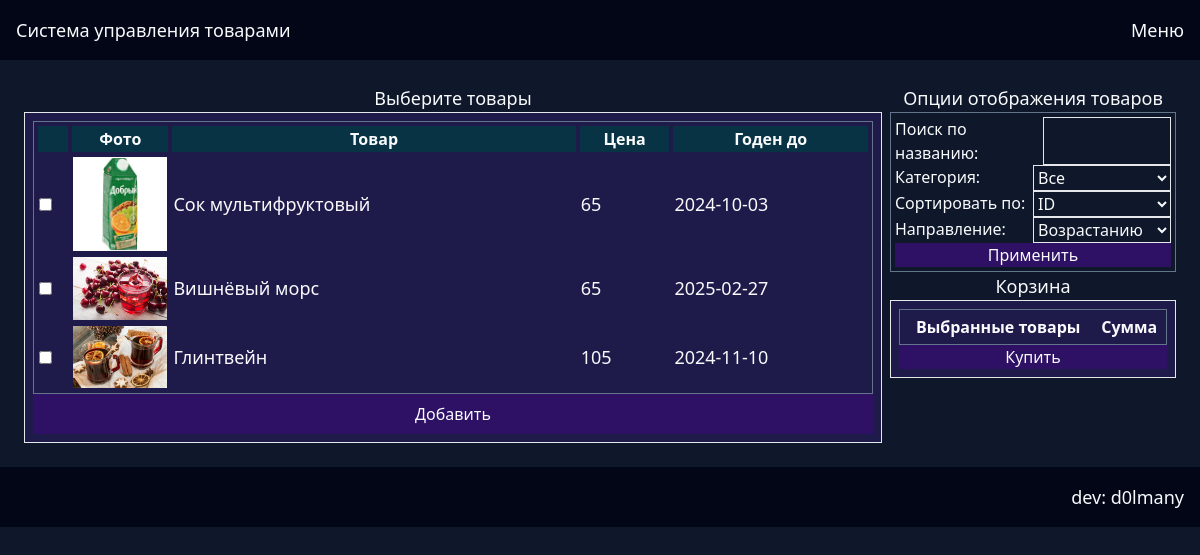
The page /SMP/cart.php?category=4 on the database its author committed.
### tables this page shows
CREATE TABLE `products` (
  `id` int NOT NULL,
  `name` varchar(60) NOT NULL,
  `id_category` int NOT NULL,
  `price` double NOT NULL,
  `quantity` int NOT NULL,
  `ex_date` date NOT NULL
);

### SMP/connect.php (the view, shortened to what this page needs)
<?php
echo "<script src='https://cdn.tailwindcss.com'></script>";
$req=0; $dbname="fpyzvpbd_m1";
switch($req){
    case 0:
        $server="MySQL-8.0"; $user="root"; $pass="";
        break;
}
try{
    $pdo = new PDO("mysql:host=$server;dbname=$dbname;charset=utf8",$user,$pass);
    $pdo->setAttribute(PDO::ATTR_ERRMODE, PDO::ERRMODE_EXCEPTION);
}
catch(PDOException $e){
    echo "Ошибка подключения: ".$e->getMessage();
}
function showtab1($tn, $categoryFilter = null, $orderBy = null, $orderDirection = 'ASC', $search = null) {
    global $pdo;
    list($sql, $params) = buildSql($tn, $categoryFilter, $orderBy, $orderDirection, $search);
    $stmt = $pdo->prepare($sql);
    $stmt->execute($params);
    $ware = $stmt->fetchAll(PDO::FETCH_NUM);
    foreach ($ware as $row) {
        echo '<tr class="hover:bg-cyan-700 transition duration-150 text-lg">';
        echo "<td><input type='checkbox' name='cart_id[]' value='".$row[0]."'></td>";
        if ($tn == "products") {
            $path = "img" . DIRECTORY_SEPARATOR . $row[0] . ".png";
            echo "<td class='w-24'><img src='$path' alt='$row[0]'></td>";
        }
        for ($i = 1; $i < count($row); $i++) {
            echo '<td>' . htmlspecialchars($row[$i]) . '</td>';
        }
        echo '</tr>';
    }
}
function buildSql($tn, $categoryFilter = null, $orderBy = null, $orderDirection = 'ASC', $search = null) {
    $sql = "SELECT * FROM $tn";
    $where = [];
    $params = [];
    if ($categoryFilter !== null && $categoryFilter !== "") {
        $where[] = "id_category = ?";
        $params[] = $categoryFilter;
    }
    if (!empty($where)) {
        $sql .= " WHERE " . implode(" AND ", $where);
    }
    return [$sql, $params];
}
function sethead(){
    $temp = <<<'EOT'
    <header class="bg-slate-950 p-4 flex justify-between">
    <a href="index.php" class="hover:text-purple-600 transition duration-150 text-lg flex items-center">Система управления товарами</a>
    <div class="relative inline-block text-left"><div>
    <button class="inline-flex justify-center w-full hover:text-cyan-600 transition duration-150 text-lg outline-none" id="menu-button">
    Меню</button></div><div class="absolute right-0 z-10 mt-2 w-56 rounded-md hidden bg-slate" role="menu" aria-orientation="vertical" aria-labelledby="menu-button" tabindex="-1" id="menu">
    <div class="py-1" role="none">
    <a href="show.php" class="block px-4 py-2 text-sm hover:bg-cyan-700 bg-slate-800 transition duration-150" role="menuitem">Обозреватель</a>
    <a href="cart.php" class="block px-4 py-2 text-sm hover:bg-cyan-700 bg-slate-800 transition duration-150" role="menuitem">Корзина</a>
    <a href="add.php" class="block px-4 py-2 text-sm hover:bg-cyan-700 bg-slate-800 transition duration-150" role="menuitem">Добавить позицию</a>
    <a href="delete.php" class="block px-4 py-2 text-sm hover:bg-cyan-700 bg-slate-800 transition duration-150" role="menuitem">Удалить позицию</a>
    <a href="editor.php" class="block px-4 py-2 text-sm hover:bg-cyan-700 bg-slate-800 transition duration-150" role="menuitem">Редактировать товар</a>
    </div></div></div></header><script>
    const menuButton = document.getElementById('menu-button');
    const menu = document.getElementById('menu');
    let timeout; function showMenu() {
        clearTimeout(timeout);
        menu.classList.remove('hidden');
    } function hideMenu() {
        timeout = setTimeout(() => {
            menu.classList.add('hidden');
        }, 200);
    }
    menuButton.addEventListener('mouseenter', showMenu);
    menuButton.addEventListener('mouseleave', hideMenu);
    menu.addEventListener('mouseenter', showMenu);
    menu.addEventListener('mouseleave', hideMenu);
    </script>
    EOT;
    echo $temp;
}
function setfooter(){
    echo <<< KEO
    <footer class="bg-slate-950 p-4 flex justify-end">
        <a href="https://d0lmany.netlify.app" class="hover:text-purple-600 transition duration-150 text-lg">dev: d0lmany</a>
    </footer>
    KEO;
}
?>

### rows shown on the page
products: shows a picture, name "Сок мультифруктовый", price "65", ex_date "2024-10-03"
products: shows a picture, name "Вишнёвый морс", price "65", ex_date "2025-02-27"
products: shows a picture, name "Глинтвейн", price "105", ex_date "2024-11-10"
